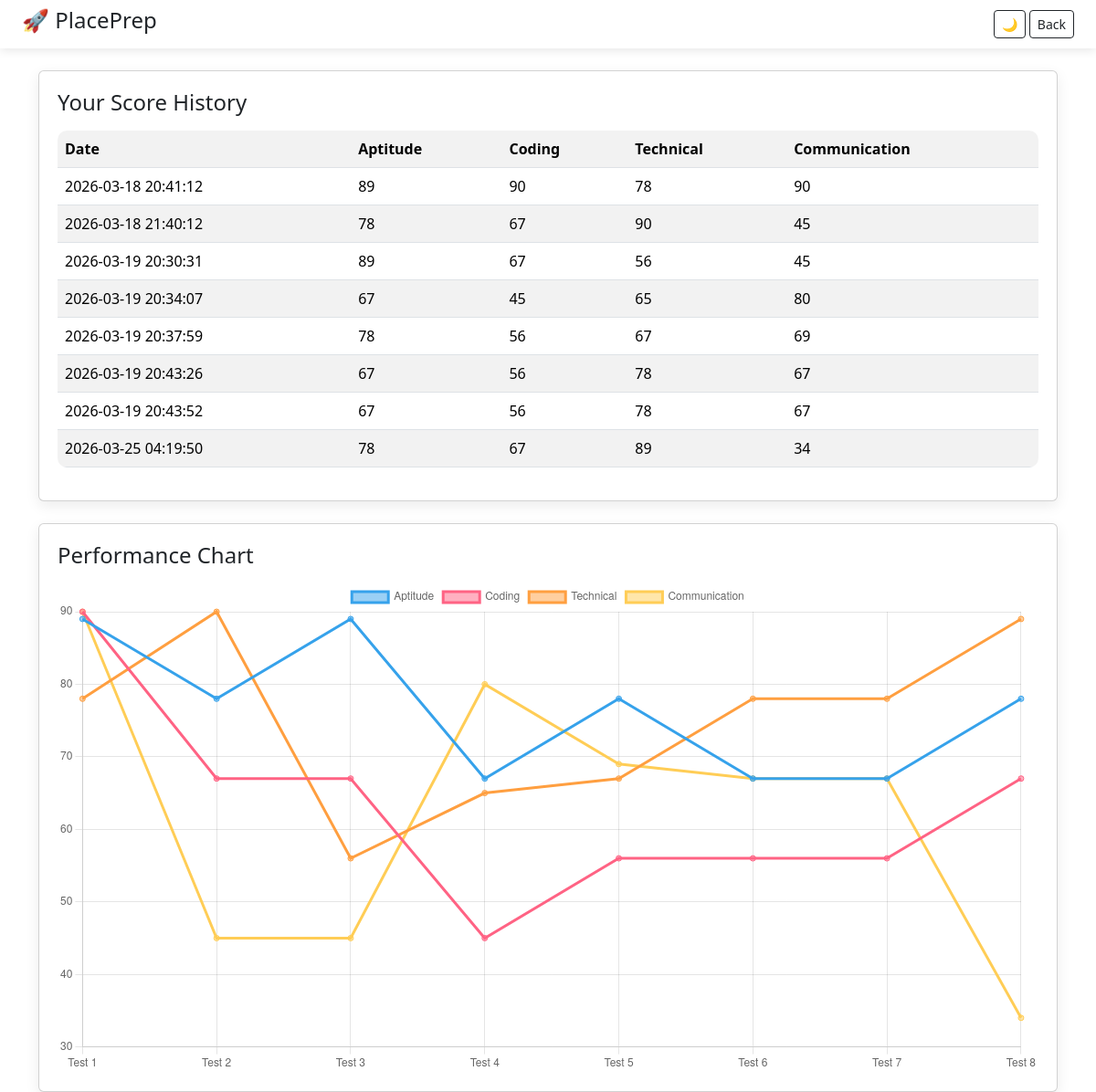
The app's page /progress with its own data.
### tables this page shows
CREATE TABLE scores(
        id INTEGER PRIMARY KEY AUTOINCREMENT,
        aptitude INTEGER,
        coding INTEGER,
        technical INTEGER,
        communication INTEGER,
        date TIMESTAMP DEFAULT CURRENT_TIMESTAMP
    );

### app.py (the view)
@app.route("/progress")
def progress():
    conn = sqlite3.connect("database.db")
    cur = conn.cursor()
    cur.execute("""
        SELECT aptitude,coding,technical,communication,date
        FROM scores
    """)
    data = cur.fetchall()
    conn.close()
    return render_template("progress.html", data=data)

### templates/progress.html (shortened to what this page needs)
<!DOCTYPE html>
<html>
<head>
<link rel="stylesheet" href="/static/style.css">
<link href="https://cdn.jsdelivr.net/npm/bootstrap@5.3.2/dist/css/bootstrap.min.css" rel="stylesheet">
</head>
<body id="body">
<nav class="navbar px-4 d-flex justify-content-between">
<h4>🚀 PlacePrep</h4>
<div>
<button onclick="toggleMode()" class="btn btn-outline-dark btn-sm">🌙</button>
<a href="/dashboard" class="btn btn-outline-dark btn-sm">Back</a>
</div>
</nav>
<div class="container mt-4">
<div class="card">
<h4 class="mb-3">Your Score History</h4>
<table class="table table-striped">
<tr>
<th>Date</th>
<th>Aptitude</th>
<th>Coding</th>
<th>Technical</th>
<th>Communication</th>
</tr>
{% for row in data %}
<tr>
<td>{{row[4]}}</td>
<td>{{row[0]}}</td>
<td>{{row[1]}}</td>
<td>{{row[2]}}</td>
<td>{{row[3]}}</td>
</tr>
{% endfor %}
</table>
</div>
<div class="card mt-4">
<h4 class="mb-3">Performance Chart</h4>
<canvas id="progressChart"></canvas>
</div>
</div>
<script>
// Apply saved theme
window.onload = function() {
    if (localStorage.getItem("theme") === "dark") {
        document.body.classList.add("dark");
    }
}
// Toggle dark mode
function toggleMode() {
    document.body.classList.toggle("dark");
    if (document.body.classList.contains("dark")) {
        localStorage.setItem("theme", "dark");
    } else {
        localStorage.setItem("theme", "light");
    }
}
// Chart Data
let aptitude = [];
let coding = [];
let technical = [];
let communication = [];
{% for row in data %}
aptitude.push({{row[0]}});
coding.push({{row[1]}});
technical.push({{row[2]}});
communication.push({{row[3]}});
{% endfor %}
// Chart
new Chart(document.getElementById("progressChart"), {
type: 'line',
data: {
labels: aptitude.map((_, i) => "Test " + (i+1)),
datasets: [
{ label: "Aptitude", data: aptitude },
{ label: "Coding", data: coding },
{ label: "Technical", data: technical },
{ label: "Communication", data: communication }
]
},
options: {
responsive: true,
plugins: {
legend: { position: 'top' }
}
}
});
</script>
</body>
</html>

### static/style.css (style rules this page uses)
body { background: #f5f7fb; font-family: 'Segoe UI', sans-serif; transition: 0.3s; }
.navbar { background: white; box-shadow: 0 2px 10px rgba(0,0,0,0.1); }
.card { border-radius: 15px; padding: 20px; border: none; box-shadow: 0 5px 15px rgba(0,0,0,0.08); }
.btn { border-radius: 10px; transition: 0.3s; }
table { border-radius: 10px; overflow: hidden; }

### records on screen
scores: date "2026-03-18 20:41:12", aptitude "89", coding "90", technical "78", communication "90"
scores: date "2026-03-18 21:40:12", aptitude "78", coding "67", technical "90", communication "45"
scores: date "2026-03-19 20:30:31", aptitude "89", coding "67", technical "56", communication "45"
scores: date "2026-03-19 20:34:07", aptitude "67", coding "45", technical "65", communication "80"
scores: date "2026-03-19 20:37:59", aptitude "78", coding "56", technical "67", communication "69"
scores: date "2026-03-19 20:43:26", aptitude "67", coding "56", technical "78", communication "67"
scores: date "2026-03-19 20:43:52", aptitude "67", coding "56", technical "78", communication "67"
scores: date "2026-03-25 04:19:50", aptitude "78", coding "67", technical "89", communication "34"

### other values on screen
chart data {{ row[0] }} 89, 78, 89, 67, 78, 67, 67, 78
chart data {{ row[1] }} 90, 67, 67, 45, 56, 56, 56, 67
chart data {{ row[2] }} 78, 90, 56, 65, 67, 78, 78, 89
chart data {{ row[3] }} 90, 45, 45, 80, 69, 67, 67, 34
